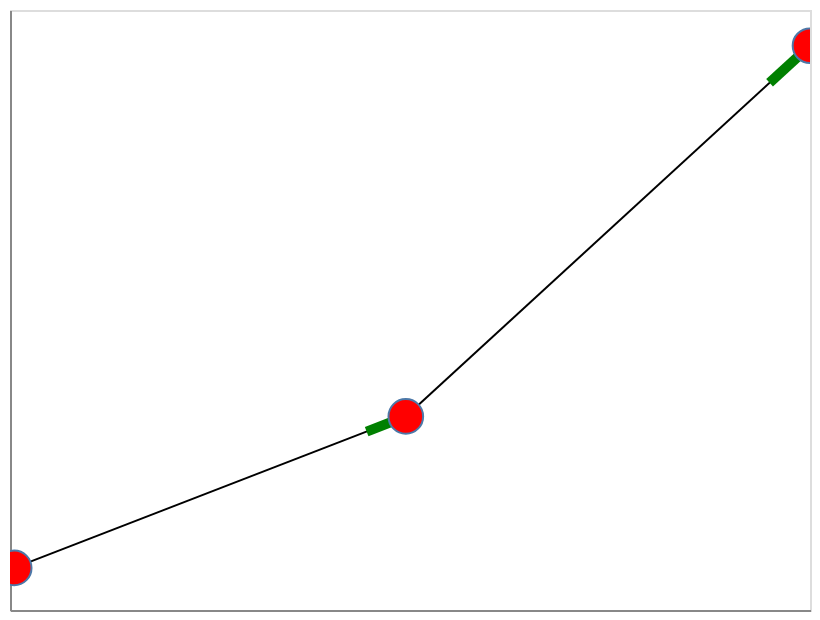

Notebook cell for this chart:
### Markdown cell above
## Explore Children

### Code cell
auth = token_manager.get_auth
postfix = "/explore/children"
params = {
    "starting_id": "10378.1/1687588"
}
endpoint = prov_api + postfix 

response = requests.get(endpoint, params=params, auth=auth())

convert_json_to_html(response.json())
HTML('clean.html')

result_graph = response.json()["graph"]

G = json_graph.node_link_graph(result_graph)

# Compute positions for viz.
pos = nx.spring_layout(G)

# Draw the graph using Altair
viz = nxa.draw_networkx(G, pos=pos,  arrow_width=5,  arrow_length=0.1, arrow_color='green')

# Show it as an interactive plot!
viz.interactive()

### Figure 1 — Vega-Lite specification as saved in the notebook (floating-point values rounded to 4 significant figures)
{"config": {"view": {"continuousWidth": 400, "continuousHeight": 300}}, "layer": [{"data": {"name": "data-a8ebe7a822e10f69b6d00c0b565645c1"}, "mark": {"type": "line", "color": "black", "opacity": 1, "strokeWidth": 1}, "encoding": {"detail": {"field": "edge", "type": "quantitative"}, "x": {"axis": {"grid": false, "labels": false, "ticks": false, "title": ""}, "field": "x", "type": "quantitative"}, "y": {"axis": {"grid": false, "labels": false, "ticks": false, "title": ""}, "field": "y", "type": "quantitative"}}, "selection": {"selector010": {"type": "interval", "bind": "scales", "encodings": ["x", "y"]}}}, {"data": {"name": "data-45d9f6f9bdefbed50c96fe34d97e5575"}, "mark": {"type": "line", "color": "green", "opacity": 1, "strokeWidth": 5}, "encoding": {"detail": {"field": "edge", "type": "quantitative"}, "x": {"axis": {"grid": false, "labels": false, "ticks": false}, "field": "x", "type": "quantitative"}, "y": {"axis": {"grid": false, "labels": false, "ticks": false}, "field": "y", "type": "quantitative"}}}, {"data": {"name": "data-86e87af44c5771e23ab37dd85490ad29"}, "mark": {"type": "point", "fill": "red", "opacity": 1, "size": 300, "strokeWidth": 1.0}, "encoding": {"x": {"axis": {"grid": false, "labels": false, "ticks": false}, "field": "x", "type": "quantitative"}, "y": {"axis": {"grid": false, "labels": false, "ticks": false}, "field": "y", "type": "quantitative"}}}], "$schema": "https://vega.github.io/schema/vega-lite/v4.17.0.json", "datasets": {"data-a8ebe7a822e10f69b6d00c0b565645c1": [{"x": -0.01046, "pair": ["10378.1/1687591", "10378.1/1687588"], "source": "10378.1/1687591", "edge": 0, "y": -0.1096, "type": "used", "target": "10378.1/1687588"}, {"x": 1.0, "pair": ["10378.1/1687591", "10378.1/1687588"], "source": "10378.1/1687591", "edge": 0, "y": 0.4464, "type": "used", "target": "10378.1/1687588"}, {"x": -0.9895, "pair": ["10378.1/1687589", "10378.1/1687591"], "source": "10378.1/1687589", "edge": 1, "y": -0.3368, "type": "wasGeneratedBy", "target": "10378.1/1687591"}, {"x": -0.01046, "pair": ["10378.1/1687589", "10378.1/1687591"], "source": "10378.1/1687589", "edge": 1, "y": -0.1096, "type": "wasGeneratedBy", "target": "10378.1/1687591"}], "data-45d9f6f9bdefbed50c96fe34d97e5575": [{"x": 1.0, "pair": ["10378.1/1687591", "10378.1/1687588"], "source": "10378.1/1687591", "edge": 0, "y": 0.4464, "type": "used", "target": "10378.1/1687588"}, {"x": 0.899, "pair": ["10378.1/1687591", "10378.1/1687588"], "source": "10378.1/1687591", "edge": 0, "y": 0.3908, "type": "used", "target": "10378.1/1687588"}, {"x": -0.01046, "pair": ["10378.1/1687589", "10378.1/1687591"], "source": "10378.1/1687589", "edge": 1, "y": -0.1096, "type": "wasGeneratedBy", "target": "10378.1/1687591"}, {"x": -0.1084, "pair": ["10378.1/1687589", "10378.1/1687591"], "source": "10378.1/1687589", "edge": 1, "y": -0.1323, "type": "wasGeneratedBy", "target": "10378.1/1687591"}], "data-86e87af44c5771e23ab37dd85490ad29": [{"x": -0.01046, "item_category": "ACTIVITY", "item_subtype": "MODEL_RUN", "y": -0.1096}, {"x": 1.0, "item_category": "ENTITY", "item_subtype": "DATASET", "y": 0.4464}, {"x": -0.9895, "item_category": "ENTITY", "item_subtype": "DATASET", "y": -0.3368}]}}
